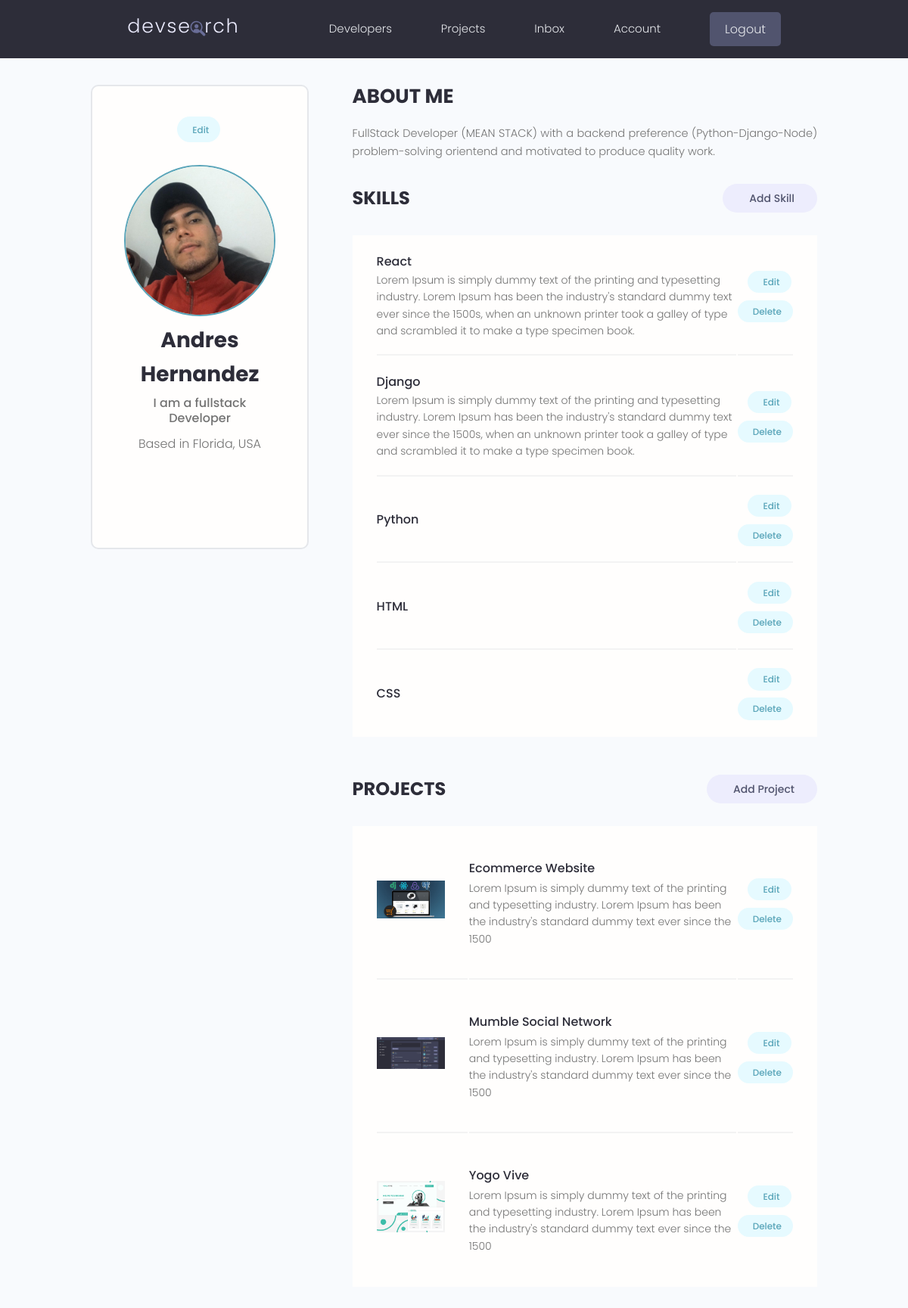
The app's page /account/ (signed in) with its own data.
### users/models.py (models this page shows, shortened)
class Profile(models.Model):
    user = models.OneToOneField(User, on_delete=models.CASCADE, null=True, blank=True)
    name = models.CharField(max_length=200, blank=True, null=True)
    email = models.EmailField(max_length=300, blank=True, null=True)
    username = models.CharField(max_length=200, blank=True, null=True)
    location = models.CharField(max_length=200, blank=True, null=True)
    short_intro = models.CharField(max_length=200, blank=True, null=True)
    bio = models.TextField(blank=True, null=True)
    profile_image = models.ImageField(null=True, blank=True, upload_to= 'profiles/', default='profiles/user-default.png')
    social_github = models.CharField(max_length=200, blank=True, null=True)
    social_twitter = models.CharField(max_length=200, blank=True, null=True)
    social_linkedin = models.CharField(max_length=200, blank=True, null=True)
    social_youtube = models.CharField(max_length=200, blank=True, null=True)
    social_website = models.CharField(max_length=200, blank=True, null=True)
    created = models.DateTimeField(auto_now_add=True)
    id = models.UUIDField(default=uuid.uuid4, unique=True, primary_key=True, editable=False)

class Skill(models.Model):
    owner = models.ForeignKey(Profile, on_delete=models.CASCADE, null=True, blank=True)
    name = models.CharField(max_length=200, blank=True, null=True)
    description = models.TextField(blank=True, null=True)
    created = models.DateTimeField(auto_now_add=True)
    id = models.UUIDField(default=uuid.uuid4, unique=True, primary_key=True, editable=False)

### projects/models.py (models this page shows, shortened)
class Project(models.Model):
    owner = models.ForeignKey(Profile, null=True, blank=True, on_delete=models.SET_NULL)
    title = models.CharField(max_length=200)
    description = models.TextField(null=True, blank=True) # null is for the DB and blank is for the
    featured_image = models.ImageField(null=True, blank=True, default="default.jpg")
    demo_link = models.CharField(max_length=2000, null=True, blank=True)
    source_link = models.CharField(max_length=2000, null=True, blank=True)
    tags = models.ManyToManyField('Tag', blank=True)
    vote_total = models.IntegerField(default=0, null=True, blank=True)
    vote_ratio = models.IntegerField(default=0, null=True, blank=True)
    created = models.DateTimeField(auto_now_add=True)
    id = models.UUIDField(default=uuid.uuid4, unique=True, primary_key=True, editable=False)

### users/views.py (the view)
# urls.py: path('account/', views.userAccount, name='account'),
@login_required(login_url="login")
def userAccount(request):
    profile = request.user.profile
    projects = profile.project_set.all()
    skills = profile.skill_set.all()
    context = {'profile': profile, 'skills': skills, 'projects': projects }
    return render(request, 'users/account.html', context)

### users/templates/users/account.html (shortened to what this page needs)
{% extends 'main.html' %}
{% block content %}
  <main class="settingsPage profile my-md">
    <div class="container">
      <div class="layout">
        <div class="column column--1of3">
          <div class="card text-center">
            <div class="card__body dev">
              <a class="tag tag--pill tag--main settings__btn" href="#"> Edit</a>
              <img class="avatar avatar--xl dev__avatar" src="{{ profile.profile_image.url }}" />
              <h2 class="dev__name">{{ profile.name }}</h2>
              <p class="dev__title">{{ profile.short_intro }}</p>
              <p class="dev__location">Based in {{profile.location}}</p>
              <ul class="dev__social">
              </ul>
            </div>
          </div>
        </div>
        <div class="column column--2of3">
          <div class="devInfo">
            <h3 class="devInfo__title">About Me</h3>
            <p class="devInfo__about">{{ profile.bio }}</p>
          </div>
          <div class="settings">
            <h3 class="settings__title">Skills</h3>
            <a class="tag tag--pill tag--sub settings__btn tag--lg" href="#"> Add Skill</a>
          </div>
          <table class="settings__table">
            {% for skill in skills %}
            <tr>
              <td class="settings__tableInfo">
                <h4>{{skill.name}}</h4>
                <p>{{skill.description}}</p>
              </td>
              <td class="settings__tableActions">
                <a class="tag tag--pill tag--main settings__btn" href="#"> Edit</a>
                <a class="tag tag--pill tag--main settings__btn" href="#">
                  Delete</a>
              </td>
            </tr>
            {% endfor %}
          </table>
          <div class="settings">
            <h3 class="settings__title">Projects</h3>
            <a class="tag tag--pill tag--sub settings__btn tag--lg" href="#"> Add Project</a>
          </div>
          <table class="settings__table">
            {% for project in projects %}
              <tr>
                <td class="settings__thumbnail">
                  <a href="{% url 'project' project.id %}"><img src="{{project.featured_image.url}}" alt="Project Thumbnail" /></a>
                </td>
                <td class="settings__tableInfo">
                  <a href="{% url 'project' project.id %}">{{ project.title }}</a>
                  <p>{{ project.description|slice:"150" }}</p>
                </td>
                <td class="settings__tableActions">
                  <a class="tag tag--pill tag--main settings__btn" href="#"> Edit</a>
                  <a class="tag tag--pill tag--main settings__btn" href="#">
                    Delete</a>
                </td>
              </tr>
            {% endfor %}
          </table>
        </div>
      </div>
    </div>
  </main>
  {% endblock %}

### static/styles/app.css (style rules this page uses)
:root { --color-sub: #2d2d39; }
.card { border: 2px solid var(--color-light); }
img { width: 100%; }
.profile .card > .dev { padding: 4rem; }
.dev__avatar { display: block; margin: auto; }
.dev__name { color: var(--color-sub); font-size: 2.8rem; font-weight: 700; margin-top: 1rem; margin-bottom: 0.5rem; }
.dev__title { font-size: 1.6rem; font-weight: 500; line-height: 1.3; }
.dev__location { margin-top: 1rem; }
.dev__social { margin: 3rem 0; list-style: none; display: flex; justify-content: center; gap: 1.5rem; }
.devInfo { margin-bottom: 3rem; }
.devInfo__title, .devInfo__subtitle { font-size: 2.6rem; color: var(--color-sub); text-transform: uppercase; font-weight: 700; margin-bottom: 1.5rem; }
.devInfo__about, .devSkill__info { font-size: 1.45rem; line-height: 1.7; text-align: justify; }
.settingsPage .dev > .settings__btn { display: inline-block; margin-bottom: 3rem; }
.settings { display: flex; justify-content: space-between; align-items: center; }
.settings__title { font-size: 2.4rem; text-transform: uppercase; font-weight: 700; color: var(--color-sub); }
.settings__table { margin-top: 3rem; margin-bottom: 5rem; padding: 0 3rem; background: var(--color-white); }
.settings__table tr { width: 100%; }
.settings__table tr > td { padding: 2rem 0; }
.settings__table tr:not(:last-child) td { border-bottom: 2px solid var(--color-white-light); }
.settings__thumbnail { width: 23%; min-width: 10rem; }
.settings__thumbnail img { padding-right: 3rem; height: 15rem; object-fit: contain; }
.settings__tableInfo { width: 100%; }
.settings__tableInfo h4, .settings__tableInfo a { padding-right: 1rem; width: auto; font-size: 1.6rem; font-weight: 500; color: var(--color-sub); }
.settings__tableInfo p { font-size: 1.4rem; }
.settings__tableActions { text-align: right; }

### static/uikit/styles/modules/_variables.css (style rules this page uses)
:root { --color-main: #5aa5b9; --color-main-light: #e6faff; --color-sub: #3f4156; --color-sub-light: #51546e; --color-sub-lighter: #ededfd; --color-text: #737373; --color-gray: #8b8b8b; --color-light: #e5e7eb; --color-light-gray: #767676; --color-bg: #f8fafd; --color-white: #fffefd; --color-white-light: #f3f3f3; --color-success: #359e64; --color-success-bg: #def8e8; --color-error: #fc4b0b; --color-error-bg: #fff2ee; --font-base: 'Poppins', arial, helvetica, 'Segoe UI', roboto, ubuntu, sans-serif; --font-monospace: 'Fira Code', 'Courier New', courier, monospace; --font-regular: 300; --font-medium: 500; --font-bold: 700; --generic-shadow: 1px 1px 5px #00000010; --generic-transition: all 0.3s ease-in-out; }

### static/uikit/styles/modules/_base.css (style rules this page uses)
* { margin: 0; padding: 0; box-sizing: border-box; text-rendering: optimizeLegibility; color: inherit; font-size: inherit; }
html { font-size: 50%; }
@media only screen and (min-width: 480px) { html { font-size: 56.25%; } }
@media only screen and (min-width: 1200px) { html { font-size: 62.5%; } }
body { line-height: 1.6; font-weight: 400; font-size: 1.5rem; color: var(--color-text); background-color: var(--color-bg); min-height: 100vh; }

### static/uikit/styles/modules/_typography.css (style rules this page uses)
* { font-family: var(--font-base); }
h2 { font-size: 3.6rem; font-weight: var(--font-bold); }
h3 { font-size: 3.2rem; font-weight: var(--font-medium); }
h4 { font-size: 2.8rem; font-weight: var(--font-medium); }
p, span, strong { font-size: 1.6rem; color: var(--color-text); font-weight: var(--font-regular); }
a { padding-bottom: 2px; text-decoration: none; display: inline-block; color: var(--color-main); font-weight: var(--font-medium); }

### static/uikit/styles/modules/_utilities.css (style rules this page uses)
.container { width: 92%; max-width: 165rem; margin: 0 auto; box-sizing: border-box; }
@media screen and (min-width: 1000px) { .container { width: 90%; } }
@media screen and (min-width: 1200px) { .container { width: 80%; } }
.text-center { text-align: center; }
.my-md { margin: 3rem auto; }

### static/uikit/styles/modules/_avatar.css (style rules this page uses)
.avatar { border-radius: 50%; border: 2px solid var(--color-main); object-fit: cover; }
.avatar--xl { height: 20rem; width: 20rem; }

### static/uikit/styles/modules/_card.css (style rules this page uses)
.card { border-radius: 1rem; background-color: var(--color-white); border: 1.5px solid var(--color-light); width: auto; height: auto; margin-top: 0.5rem; margin-bottom: 0.5rem; overflow: hidden; }
.card__body, .card__header { padding: 2rem 2.5rem; }

### static/uikit/styles/modules/_layout.css (style rules this page uses)
.layout { display: flex; flex-flow: row wrap; justify-content: space-between; }
.layout > .column { margin-bottom: 3rem; }
.layout > .column.column--1of3 { flex-basis: 30%; }
.layout > .column.column--2of3 { flex-basis: 64%; }

### records on screen
Profile: profile_image (picture), name "Andres Hernandez", short_intro "I am a fullstack Developer", location "Florida, USA", bio "FullStack Developer (MEAN STACK) with a backend preference (Python-Django-Node) problem-solving orientend and motivated to produce quality work."
Skill: name "React", description "Lorem Ipsum is simply dummy text of the printing and typesetting industry. Lorem Ipsum has been the industry's standard dummy text ever since the 1500s, when an unknown printer took a galley of type and scrambled it to make a type specimen book."
Skill: name "Django", description "Lorem Ipsum is simply dummy text of the printing and typesetting industry. Lorem Ipsum has been the industry's standard dummy text ever since the 1500s, when an unknown printer took a galley of type and scrambled it to make a type specimen book."
Skill: name "Python"
Skill: name "HTML"
Skill: name "CSS"
Project: featured_image (picture), title "Ecommerce Website", description "Lorem Ipsum is simply dummy text of the printing and typesetting industry. Lorem Ipsum has been the industry's standard dummy text ever since the 1500"
Project: featured_image (picture), title "Mumble Social Network", description "Lorem Ipsum is simply dummy text of the printing and typesetting industry. Lorem Ipsum has been the industry's standard dummy text ever since the 1500"
Project: featured_image (picture), title "Yogo Vive", description "Lorem Ipsum is simply dummy text of the printing and typesetting industry. Lorem Ipsum has been the industry's standard dummy text ever since the 1500"
